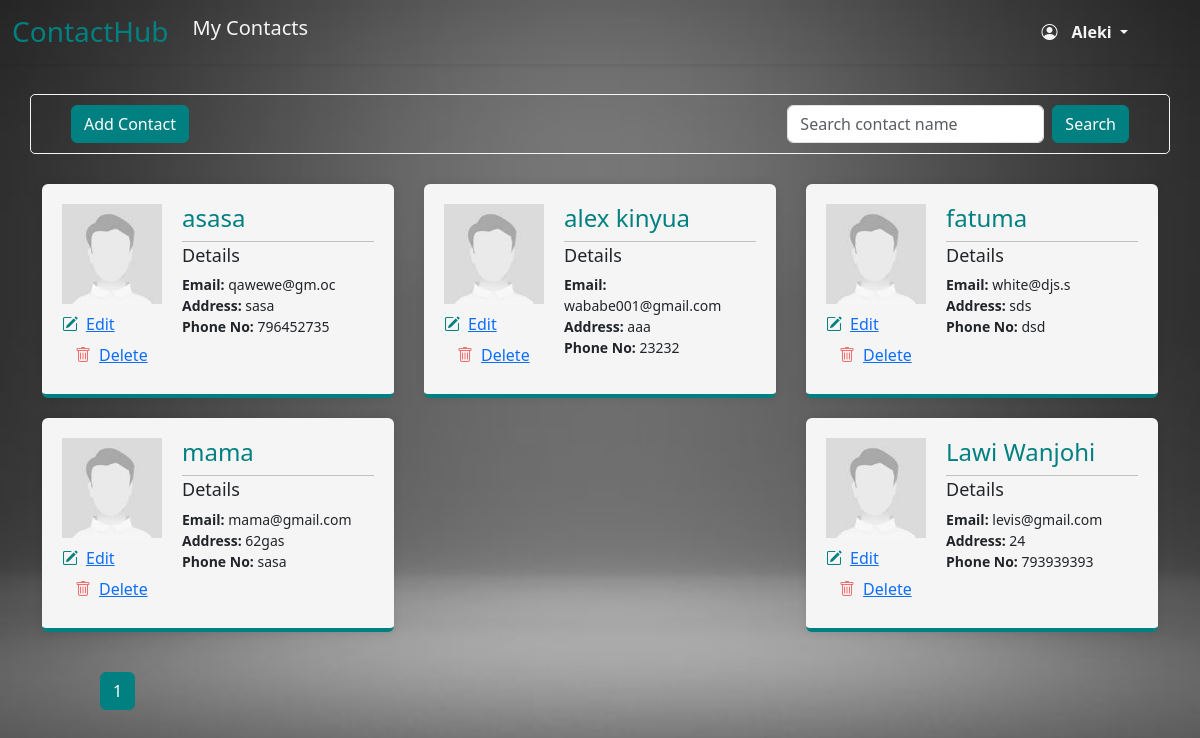
The page /contacts (signed in) on the database as committed earlier.
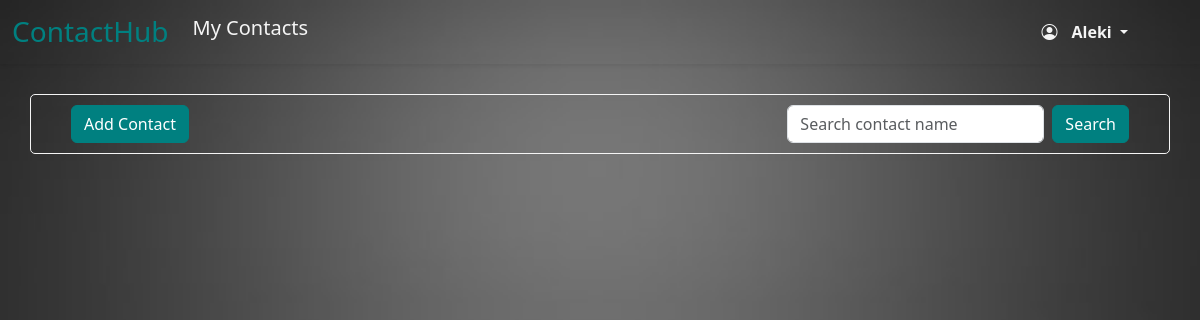
The same page on the database as committed later.
### myapp/models.py (models this page shows, shortened)
class User(db.Model, UserMixin):
    id = db.Column(db.Integer, primary_key=True)
    username = db.Column(db.String(80), unique=True, nullable=False)
    email = db.Column(db.String(120), unique=True, nullable=False)
    image_file = db.Column(db.String(20), nullable=False, default='default.jpeg')
    password = db.Column(db.String(60), nullable=False)
    contacts = db.relationship('Contact')

class Contact(db.Model):
    id = db.Column(db.Integer, primary_key=True)
    full_name = db.Column(db.String(80), unique=False, nullable=False)
    email = db.Column(db.String(120), unique=False, nullable=False)
    address = db.Column(db.String(120), unique=False, nullable=False)
    phone_no = db.Column(db.Integer, unique=False, nullable=False)
    image_file = db.Column(db.String(20), nullable=False, default='default.jpeg')
    user_id = db.Column(db.Integer, db.ForeignKey('user.id'), nullable=False)

### myapp/views.py (the view)
@views.route('/contacts')
@login_required
def index():
    page = request.args.get('page', 1, type=int)
    contacts = Contact.query.filter_by(user_id=current_user.id).paginate(page=page, per_page=9)
    return render_template('index.html', contacts = contacts, title='Contacts', user=current_user)

### myapp/__init__.py (called while the page is built)
def create_app(config_class=Config):
    app = Flask(__name__)
    app.config.from_object(Config)
    db.init_app(app)
    bcrypt.init_app(app)
    from myapp.auth.auth import auth
    from .views import views
    from myapp.errors.handlers import errors
    from myapp.contacts.routes import contacts
    from .models import User
    app.register_blueprint(views, url_prefix='/')
    app.register_blueprint(auth, url_prefix='/auth/')
    app.register_blueprint(errors)
    app.register_blueprint(contacts)
    create_database(app)
    login_manager = LoginManager()
    login_manager.login_view = 'auth.login'
    login_manager.init_app(app)
    mail.init_app(app)
    @login_manager.user_loader
    def load_user(id):
        return User.query.get(int(id))
    return app

### myapp/templates/index.html (shortened to what this page needs)
{% extends "layout.html" %}
{% block content %}
<section class="container search">
    <a href="{{url_for('contacts.new_contact')}}" class="btn btn-success">Add Contact</a>
    <form class="d-flex" role="search" method="post">
        <input class="form-control me-2" type="search" placeholder="Search contact name" id="query" name="query" aria-label="Search">
        <button class="btn btn-success" type="submit">Search</button>
    </form>
</section>
<section class="container contacts">
    {% for contact in contacts.items %}
    <div class="card">
        <div class="pic">
            <div>
                <img src="{{ url_for('static', filename='contact_images/' + contact.image_file) }}" class="pic_contact" alt="Contact Image">
            </div>
            <div class="icons mt-2">
                <a href="{{url_for('contacts.contact', contact_id=contact.id)}}"><i class="bi bi-pencil-square fs-6 edit_icon me-2"></i>Edit</a>
                <form action="{{ url_for('contacts.delete_contact', contact_id=contact.id) }}" method="post">
                    <button type="submit" class="btn btn-link"><i class="bi bi-trash fs-6 delete_icon me-2"></i>Delete</button>
                </form>
            </div>
        </div>
        <div class="details">
            <h3 class="contact_name">{{contact.full_name}}</h3>
            <hr>
            <h4>Details</h4>
            <ul>
                <li><b>Email:</b> {{contact.email}} </li>
                <li><b>Address:</b> {{contact.address}} </li>
                <li><b>Phone No:</b> {{contact.phone_no}} </li>
            </ul>
        </div>
    </div>
    {% endfor %}
</section>
<div class="page_number">
{% for page_num in contacts.iter_pages(left_edge=1, right_edge=1, left_current=1, right_current=2) %}
{% if page_num %}
  {% if contacts.page == page_num %}
    <a class="btn btn-success mb-4" href="{{ url_for('views.index', username=user.username, page=page_num) }}">{{ page_num }}</a>
  {% else %}
    <a class="btn btn-outline-success mb-4" href="{{ url_for('views.index', username=user.username, page=page_num) }}">{{ page_num }}</a>
  {% endif %}
{% else %}
  ...
{% endif %}
{% endfor %}
{% endblock %}

### myapp/templates/layout.html (shortened to what this page needs)
<!doctype html>
<html lang="en">
<head>
    <link href="https://cdn.jsdelivr.net/npm/bootstrap@5.3.2/dist/css/bootstrap.min.css" rel="stylesheet"
>
    <link href="https://cdn.jsdelivr.net/npm/bootstrap-icons/font/bootstrap-icons.css" rel="stylesheet">
    <link rel="stylesheet" href="{{ url_for('static', filename='style.css') }}">
</head>
<body>
    <section>
        <nav class="navbar navbar-expand-lg  shadow-sm w-100 mb-2">
            <div class="container-fluid">
                <div class="collapse navbar-collapse" id="navbarTogglerDemo01">
                    <a class="navbar-brand" href="{{url_for('views.landing')}}"><h3 class="m-0 p-0">ContactHub</h3></a>
                    <ul class="navbar-nav me-auto mb-0 mb-lg-0">
                        {%if user.is_authenticated %}
                        <li class="nav-item">
                            <h5><a class="nav-link active" style="color: whitesmoke;" aria-current="page" href="{{url_for('views.index')}}">My Contacts</a></h5>
                        </li>
                        {% endif %}
                    </ul>
                    {%if user.is_authenticated %}
                    <div class="nav-item dropdown icon-text">
                        <a class="nav-link dropdown-toggle" style="color: whitesmoke;" href="#" id="navbarDropdown" role="button"
                            data-bs-toggle="dropdown" aria-expanded="false">
                            <span>
                                <i class="bi bi-person-circle"></i>
                                    <b class="mt-2">{{current_user.username}}</b>
                            </span>
                        </a>
                    </div>
                    {% endif %}
                </div>
            </div>
        </nav>
    </section>
{% block content %}
{% endblock %}
</body>
</html>

### myapp/static/style.css (style rules this page uses)
body { background-image: url(bg_images/gray.jpg); background-repeat: no-repeat; background-size: cover; margin: 0; }
.container { display: flex; flex-wrap: wrap; justify-content: space-between; }
.icon-text { margin-right: 60px; }
.icon-text i { margin-right: 10px; }
.navbar { background-image: url(bg_images/gray.jpg); background-repeat: no-repeat; background-size: cover; }
.navbar-brand h3 { color: #008080; }
.btn-success { color: #fff; background-color: #008080; border-color: #008080; }
.search { margin-top: 30px; border: whitesmoke solid 1px; padding-left: 40px; padding-right: 40px; border-radius: 5px; padding-top: 10px; padding-bottom: 10px; margin-bottom: 20px; }

Rows that differ between the two databases and show on the page:
removed Contact: image_file (placeholder picture), full_name "asasa", email "qawewe@gm.oc", address "sasa", phone_no "796452735"
removed Contact: image_file (placeholder picture), full_name "alex kinyua", email "wababe001@gmail.com", address "aaa", phone_no "23232"
removed Contact: image_file (placeholder picture), full_name "fatuma", email "white@djs.s", address "sds", phone_no "dsd"
removed Contact: image_file (placeholder picture), full_name "mama", email "mama@gmail.com", address "62gas", phone_no "sasa"
removed Contact: image_file (placeholder picture), full_name "Lawi Wanjohi", email "levis@gmail.com", address "24", phone_no "793939393"
Other text that changed with them:
list line gone: "1"
